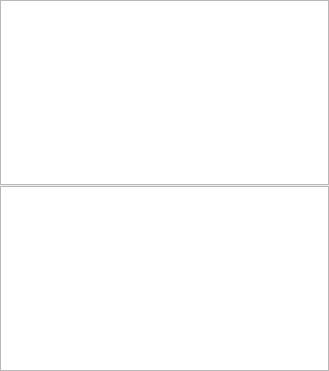
<?xml version="1.0" encoding="UTF-8"?>
<ui version="4.0">
 <class>QDream3DDocumentsDockWidget</class>
 <widget class="QWidget" name="QDream3DDocumentsDockWidget">
  <property name="geometry">
   <rect>
    <x>0</x>
    <y>0</y>
    <width>329</width>
    <height>371</height>
   </rect>
  </property>
  <property name="windowTitle">
   <string>DREAM3D Saved Pipelines</string>
  </property>
  <layout class="QVBoxLayout" name="verticalLayout">
   <property name="spacing">
    <number>1</number>
   </property>
   <property name="margin">
    <number>0</number>
   </property>
   <item>
    <widget class="QTreeWidget" name="filterLibraryTree">
     <property name="sizePolicy">
      <sizepolicy hsizetype="Preferred" vsizetype="Expanding">
       <horstretch>0</horstretch>
       <verstretch>0</verstretch>
      </sizepolicy>
     </property>
     <property name="minimumSize">
      <size>
       <width>150</width>
       <height>0</height>
      </size>
     </property>
     <property name="maximumSize">
      <size>
       <width>16777215</width>
       <height>16777215</height>
      </size>
     </property>
     <property name="verticalScrollBarPolicy">
      <enum>Qt::ScrollBarAsNeeded</enum>
     </property>
     <property name="horizontalScrollBarPolicy">
      <enum>Qt::ScrollBarAsNeeded</enum>
     </property>
     <property name="editTriggers">
      <set>QAbstractItemView::DoubleClicked|QAbstractItemView::EditKeyPressed|QAbstractItemView::SelectedClicked</set>
     </property>
     <property name="alternatingRowColors">
      <bool>true</bool>
     </property>
     <property name="verticalScrollMode">
      <enum>QAbstractItemView::ScrollPerPixel</enum>
     </property>
     <property name="rootIsDecorated">
      <bool>true</bool>
     </property>
     <property name="uniformRowHeights">
      <bool>true</bool>
     </property>
     <property name="animated">
      <bool>true</bool>
     </property>
     <property name="allColumnsShowFocus">
      <bool>true</bool>
     </property>
     <property name="headerHidden">
      <bool>true</bool>
     </property>
     <property name="columnCount">
      <number>1</number>
     </property>
     <column>
      <property name="text">
       <string notr="true">1</string>
      </property>
     </column>
    </widget>
   </item>
   <item>
    <widget class="QListWidget" name="filterList"/>
   </item>
  </layout>
 </widget>
 <resources/>
 <connections/>
</ui>
